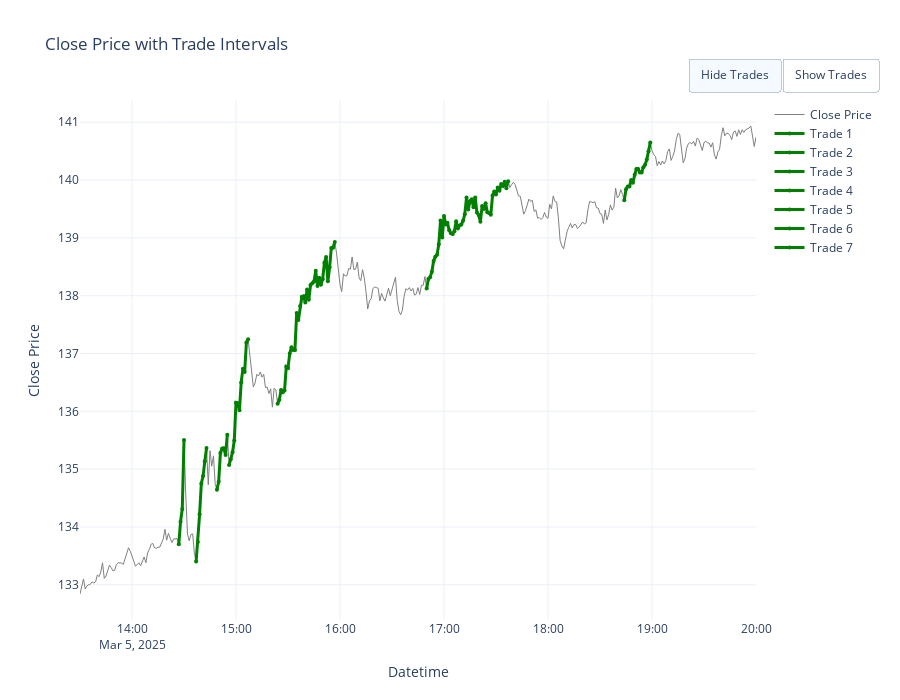

Notebook source saved alongside this figure:
### Code cell
plot_trades(df_to_check, trade_to_check)

### Figure 1 — Plotly figure (JSON) as saved in the notebook; plotly's stock layout.template omitted (floating-point values rounded to 4 significant figures; data arrays with more than 128 entries replaced by an {"elided": "..."} marker saying what was removed)
{"data": [{"hoverinfo": "x+y", "hovertemplate": "Date: %{x}<br>Close: %{y:.2f}<extra></extra>", "line": {"color": "grey", "width": 1}, "mode": "lines", "name": "Close Price", "type": "scatter", "x": {"elided": "391 str values"}, "y": {"elided": "391 float values"}}, {"hoveron": "points", "hovertemplate": "Trade 1: Return: 1.35%<extra></extra>", "line": {"color": "green", "width": 3}, "marker": {"color": "green", "size": 4}, "mode": "lines+markers", "name": "Trade 1", "type": "scatter", "visible": true, "x": ["2025-03-05T14:27:00", "2025-03-05T14:28:00", "2025-03-05T14:29:00", "2025-03-05T14:30:00"], "y": [133.7, 134.1, 134.3, 135.5]}, {"hoveron": "points", "hovertemplate": "Trade 2: Return: 1.47%<extra></extra>", "line": {"color": "green", "width": 3}, "marker": {"color": "green", "size": 4}, "mode": "lines+markers", "name": "Trade 2", "type": "scatter", "visible": true, "x": ["2025-03-05T14:37:00", "2025-03-05T14:38:00", "2025-03-05T14:39:00", "2025-03-05T14:40:00", "2025-03-05T14:41:00", "2025-03-05T14:42:00", "2025-03-05T14:43:00"], "y": [133.4, 133.7, 134.2, 134.8, 134.9, 135.1, 135.4]}, {"hoveron": "points", "hovertemplate": "Trade 3: Return: 0.71%<extra></extra>", "line": {"color": "green", "width": 3}, "marker": {"color": "green", "size": 4}, "mode": "lines+markers", "name": "Trade 3", "type": "scatter", "visible": true, "x": ["2025-03-05T14:49:00", "2025-03-05T14:50:00", "2025-03-05T14:51:00", "2025-03-05T14:52:00", "2025-03-05T14:53:00", "2025-03-05T14:54:00", "2025-03-05T14:55:00"], "y": [134.6, 134.8, 135.3, 135.4, 135.4, 135.2, 135.6]}, {"hoveron": "points", "hovertemplate": "Trade 4: Return: 1.61%<extra></extra>", "line": {"color": "green", "width": 3}, "marker": {"color": "green", "size": 4}, "mode": "lines+markers", "name": "Trade 4", "type": "scatter", "visible": true, "x": ["2025-03-05T14:56:00", "2025-03-05T14:57:00", "2025-03-05T14:58:00", "2025-03-05T14:59:00", "2025-03-05T15:00:00", "2025-03-05T15:01:00", "2025-03-05T15:02:00", "2025-03-05T15:03:00", "2025-03-05T15:04:00", "2025-03-05T15:05:00", "2025-03-05T15:06:00", "2025-03-05T15:07:00"], "y": [135.1, 135.2, 135.3, 135.5, 136.2, 136.1, 136.0, 136.5, 136.7, 136.7, 137.2, 137.2]}, {"hoveron": "points", "hovertemplate": "Trade 5: Return: 2.06%<extra></extra>", "line": {"color": "green", "width": 3}, "marker": {"color": "green", "size": 4}, "mode": "lines+markers", "name": "Trade 5", "type": "scatter", "visible": true, "x": ["2025-03-05T15:24:00", "2025-03-05T15:25:00", "2025-03-05T15:26:00", "2025-03-05T15:27:00", "2025-03-05T15:28:00", "2025-03-05T15:29:00", "2025-03-05T15:30:00", "2025-03-05T15:31:00", "2025-03-05T15:32:00", "2025-03-05T15:33:00", "2025-03-05T15:34:00", "2025-03-05T15:35:00", "2025-03-05T15:36:00", "2025-03-05T15:37:00", "2025-03-05T15:38:00", "2025-03-05T15:39:00", "2025-03-05T15:40:00", "2025-03-05T15:41:00", "2025-03-05T15:42:00", "2025-03-05T15:43:00", "2025-03-05T15:44:00", "2025-03-05T15:45:00", "2025-03-05T15:46:00", "2025-03-05T15:47:00", "2025-03-05T15:48:00", "2025-03-05T15:49:00", "2025-03-05T15:50:00", "2025-03-05T15:51:00", "2025-03-05T15:52:00", "2025-03-05T15:53:00", "2025-03-05T15:54:00", "2025-03-05T15:55:00", "2025-03-05T15:56:00", "2025-03-05T15:57:00"], "y": [136.1, 136.2, 136.4, 136.3, 136.4, 136.8, 136.8, 137, 137.1, 137.1, 137.1, 137.7, 137.6, 137.8, 138.0, 138.0, 137.9, 138.1, 137.9, 138.2, 138.2, 138.2, 138.4, 138.2, 138.3, 138.2, 138.3, 138.6, 138.7, 138.2, 138.5, 138.8, 138.8, 138.9]}, {"hoveron": "points", "hovertemplate": "Trade 6: Return: 1.34%<extra></extra>", "line": {"color": "green", "width": 3}, "marker": {"color": "green", "size": 4}, "mode": "lines+markers", "name": "Trade 6", "type": "scatter", "visible": true, "x": ["2025-03-05T16:50:00", "2025-03-05T16:51:00", "2025-03-05T16:52:00", "2025-03-05T16:53:00", "2025-03-05T16:54:00", "2025-03-05T16:55:00", "2025-03-05T16:56:00", "2025-03-05T16:57:00", "2025-03-05T16:58:00", "2025-03-05T16:59:00", "2025-03-05T17:00:00", "2025-03-05T17:01:00", "2025-03-05T17:02:00", "2025-03-05T17:03:00", "2025-03-05T17:04:00", "2025-03-05T17:05:00", "2025-03-05T17:06:00", "2025-03-05T17:07:00", "2025-03-05T17:08:00", "2025-03-05T17:09:00", "2025-03-05T17:10:00", "2025-03-05T17:11:00", "2025-03-05T17:12:00", "2025-03-05T17:13:00", "2025-03-05T17:14:00", "2025-03-05T17:15:00", "2025-03-05T17:16:00", "2025-03-05T17:17:00", "2025-03-05T17:18:00", "2025-03-05T17:19:00", "2025-03-05T17:20:00", "2025-03-05T17:21:00", "2025-03-05T17:22:00", "2025-03-05T17:23:00", "2025-03-05T17:24:00", "2025-03-05T17:25:00", "2025-03-05T17:26:00", "2025-03-05T17:27:00", "2025-03-05T17:28:00", "2025-03-05T17:29:00", "2025-03-05T17:30:00", "2025-03-05T17:31:00", "2025-03-05T17:32:00", "2025-03-05T17:33:00", "2025-03-05T17:34:00", "2025-03-05T17:35:00", "2025-03-05T17:36:00", "2025-03-05T17:37:00"], "y": [138.1, 138.3, 138.3, 138.4, 138.6, 138.7, 138.7, 138.9, 139.3, 139.0, 139.4, 139.2, 139.3, 139.1, 139.1, 139.1, 139.1, 139.3, 139.2, 139.2, 139.2, 139.3, 139.4, 139.7, 139.5, 139.6, 139.7, 139.5, 139.7, 139.4, 139.4, 139.3, 139.6, 139.5, 139.6, 139.4, 139.4, 139.4, 139.7, 139.8, 139.8, 139.9, 139.8, 139.9, 139.9, 140.0, 139.9, 140.0]}, {"hoveron": "points", "hovertemplate": "Trade 7: Return: 0.72%<extra></extra>", "line": {"color": "green", "width": 3}, "marker": {"color": "green", "size": 4}, "mode": "lines+markers", "name": "Trade 7", "type": "scatter", "visible": true, "x": ["2025-03-05T18:44:00", "2025-03-05T18:45:00", "2025-03-05T18:46:00", "2025-03-05T18:47:00", "2025-03-05T18:48:00", "2025-03-05T18:49:00", "2025-03-05T18:50:00", "2025-03-05T18:51:00", "2025-03-05T18:52:00", "2025-03-05T18:53:00", "2025-03-05T18:54:00", "2025-03-05T18:55:00", "2025-03-05T18:56:00", "2025-03-05T18:57:00", "2025-03-05T18:58:00", "2025-03-05T18:59:00"], "y": [139.7, 139.8, 139.9, 139.9, 140.0, 140.0, 140.1, 140.2, 140.2, 140.1, 140.1, 140.2, 140.3, 140.4, 140.5, 140.7]}], "layout": {"height": 700, "hovermode": "x unified", "title": {"text": "Close Price with Trade Intervals"}, "updatemenus": [{"buttons": [{"args": [{"visible": [true, "legendonly", "legendonly", "legendonly", "legendonly", "legendonly", "legendonly", "legendonly"]}], "label": "Hide Trades", "method": "update"}, {"args": [{"visible": [true, true, true, true, true, true, true, true]}], "label": "Show Trades", "method": "update"}], "direction": "left", "pad": {"r": 10, "t": 10}, "showactive": true, "type": "buttons", "x": 0.9, "xanchor": "left", "y": 1.1, "yanchor": "top"}], "xaxis": {"title": {"text": "Datetime"}}, "yaxis": {"title": {"text": "Close Price"}}}}
